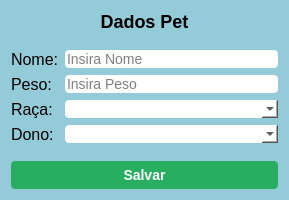
<?xml version="1.0" encoding="UTF-8"?>
<ui version="4.0">
 <class>Form</class>
 <widget class="QWidget" name="Form">
  <property name="geometry">
   <rect>
    <x>0</x>
    <y>0</y>
    <width>289</width>
    <height>200</height>
   </rect>
  </property>
  <property name="windowTitle">
   <string>Null</string>
  </property>
  <property name="styleSheet">
   <string notr="true">background-color: #93cbd9;</string>
  </property>
  <layout class="QVBoxLayout" name="verticalLayout">
   <item>
    <widget class="QLabel" name="label">
     <property name="maximumSize">
      <size>
       <width>16777215</width>
       <height>20</height>
      </size>
     </property>
     <property name="styleSheet">
      <string notr="true">    font-family: &quot;Arial&quot;, sans-serif;
    font-size: 18px;
    font-weight: bold;</string>
     </property>
     <property name="text">
      <string>Dados Pet</string>
     </property>
     <property name="alignment">
      <set>Qt::AlignCenter</set>
     </property>
    </widget>
   </item>
   <item>
    <spacer name="horizontalSpacer">
     <property name="orientation">
      <enum>Qt::Horizontal</enum>
     </property>
     <property name="sizeHint" stdset="0">
      <size>
       <width>268</width>
       <height>13</height>
      </size>
     </property>
    </spacer>
   </item>
   <item>
    <layout class="QFormLayout" name="formLayout">
     <item row="0" column="1">
      <widget class="QLineEdit" name="nome_input">
       <property name="focusPolicy">
        <enum>Qt::WheelFocus</enum>
       </property>
       <property name="styleSheet">
        <string notr="true">	background-color: white;
    font-family: &quot;Arial&quot;, sans-serif;
    font-size: 14px;
    border-radius: 4px;
    border: none;</string>
       </property>
       <property name="placeholderText">
        <string>Insira Nome</string>
       </property>
      </widget>
     </item>
     <item row="1" column="0">
      <widget class="QLabel" name="peso_label">
       <property name="styleSheet">
        <string notr="true">    font-family: &quot;Arial&quot;, sans-serif;
    font-size: 16px;</string>
       </property>
       <property name="text">
        <string>Peso:</string>
       </property>
      </widget>
     </item>
     <item row="1" column="1">
      <widget class="QLineEdit" name="peso_input">
       <property name="styleSheet">
        <string notr="true">	background-color: white;
    font-family: &quot;Arial&quot;, sans-serif;
    font-size: 14px;
    border-radius: 4px;
    border: none;</string>
       </property>
       <property name="placeholderText">
        <string>Insira Peso</string>
       </property>
      </widget>
     </item>
     <item row="2" column="0">
      <widget class="QLabel" name="raca_label">
       <property name="styleSheet">
        <string notr="true">    font-family: &quot;Arial&quot;, sans-serif;
    font-size: 16px;</string>
       </property>
       <property name="text">
        <string>Raça:</string>
       </property>
      </widget>
     </item>
     <item row="2" column="1">
      <widget class="QComboBox" name="raca_input">
       <property name="styleSheet">
        <string notr="true">	background-color: white;
    font-family: &quot;Arial&quot;, sans-serif;
    font-size: 14px;
    border-radius: 4px;
    border: none;</string>
       </property>
      </widget>
     </item>
     <item row="3" column="0">
      <widget class="QLabel" name="tutor_label">
       <property name="styleSheet">
        <string notr="true">    font-family: &quot;Arial&quot;, sans-serif;
    font-size: 16px;</string>
       </property>
       <property name="text">
        <string>Dono:</string>
       </property>
      </widget>
     </item>
     <item row="3" column="1">
      <widget class="QComboBox" name="tutor_input">
       <property name="styleSheet">
        <string notr="true">	background-color: white;
    font-family: &quot;Arial&quot;, sans-serif;
    font-size: 14px;
    border-radius: 4px;
    border: none;</string>
       </property>
      </widget>
     </item>
     <item row="0" column="0">
      <widget class="QLabel" name="nome_label">
       <property name="styleSheet">
        <string notr="true">    font-family: &quot;Arial&quot;, sans-serif;
    font-size: 16px;</string>
       </property>
       <property name="text">
        <string>Nome:</string>
       </property>
      </widget>
     </item>
    </layout>
   </item>
   <item>
    <widget class="QPushButton" name="botao_salvar">
     <property name="styleSheet">
      <string notr="true">background-color: #27ae60; color: white; padding: 6px 12px; border-radius: 4px; 
border: none; font-size: 14px; font-weight: bold;</string>
     </property>
     <property name="text">
      <string>Salvar</string>
     </property>
    </widget>
   </item>
  </layout>
 </widget>
 <resources/>
 <connections/>
</ui>
